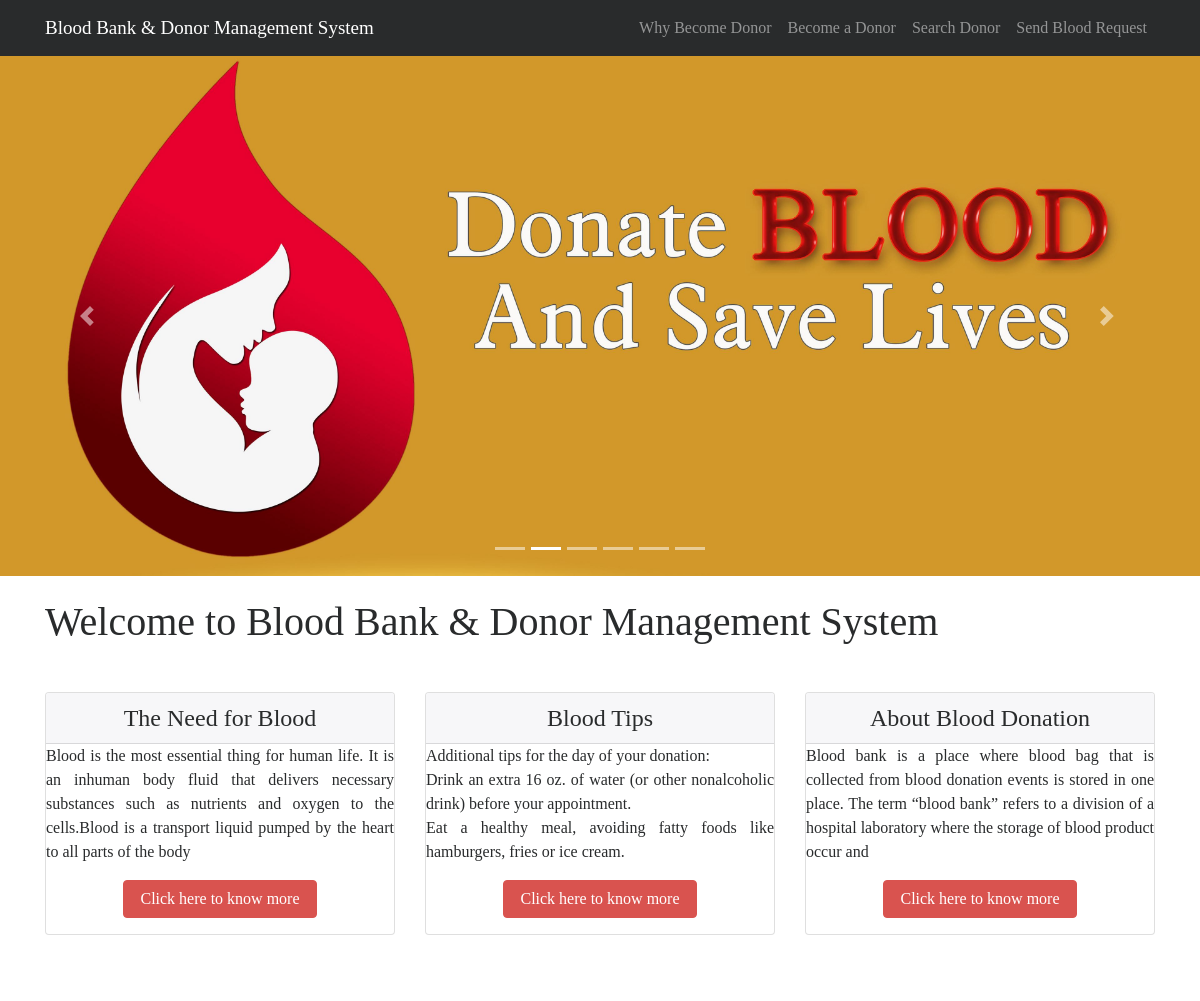
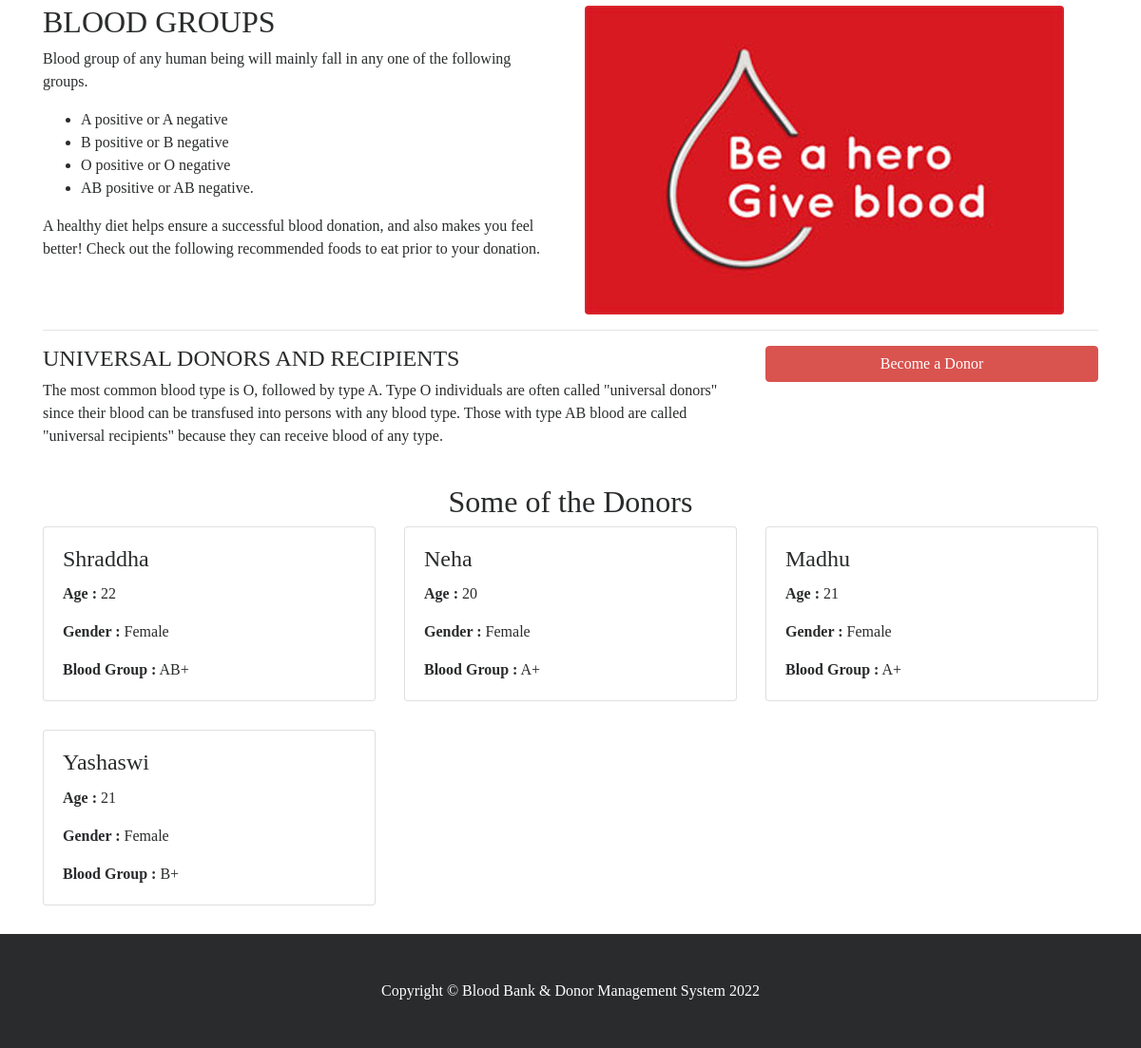
/bbdms/index.php, run on the app's committed database (2 pictures, top to bottom).
### tables this page shows
CREATE TABLE `tblblooddonars` (
  `id` int(11) NOT NULL,
  `FullName` varchar(100) DEFAULT NULL,
  `MobileNumber` char(11) DEFAULT NULL,
  `EmailId` varchar(100) DEFAULT NULL,
  `Gender` varchar(20) DEFAULT NULL,
  `Age` int(11) DEFAULT NULL,
  `BloodGroup` varchar(20) DEFAULT NULL,
  `Address` varchar(255) DEFAULT NULL,
  `PostingDate` timestamp NOT NULL DEFAULT current_timestamp(),
  `status` int(1) DEFAULT NULL
);

### bbdms/index.php (the view, shortened to what this page needs)
<?php
include('includes/config.php');
?>
<!DOCTYPE html>
<html lang="en">
<head>
    <link href="vendor/bootstrap/css/bootstrap.min.css" rel="stylesheet">
    <link href="vendor/font-awesome/css/font-awesome.min.css" rel="stylesheet" type="text/css">
    <link href="css/modern-business.css" rel="stylesheet">
</head>
<body style=" font-family: 'Times New Roman', Times, serif; font-size:16px">
<?php include('includes/header.php');?>
<?php include('includes/slider.php');?>
    <div class="container">
        <h1 class="my-4">Welcome to Blood Bank & Donor Management System</h1><br>
        <div class="row">
            <div class="col-lg-4 mb-4">
                <div class="card">
                    <h4 class="card-header"><center>The Need for Blood</center></h4>
                        <p class="card-text" style="text-align:justify">Blood is the most essential thing for human life. It is an inhuman body fluid that delivers necessary substances such as nutrients and oxygen to the cells.Blood is a transport liquid pumped by the heart to all parts of the body<center><a style="text-decoration: none;" class="btn btn-danger" href="impblood.php">Click here to know more</a></center></p>
                </div>
            </div>
            <div class="col-lg-4 mb-4">
                <div class="card">
                    <h4 class="card-header"><center>Blood Tips</center></h4>
                        <p class="card-text" style="text-align:justify">Additional tips for the day of your donation:
<br>
Drink an extra 16 oz. of water (or other nonalcoholic drink) before your appointment.<br>
Eat a healthy meal, avoiding fatty foods like hamburgers, fries or ice cream.<center><a style="text-decoration: none;" class="btn btn-danger" href="bloodtips.php">Click here to know more</a></center></p>
                </div>
            </div>
            <div class="col-lg-4 mb-4">
                <div class="card">
                    <h4 class="card-header"><center>About Blood Donation</center></h4>
                        <p class="card-text" style="text-align:justify" >Blood bank is a place where blood bag that is collected from blood donation events is stored in one place. The term “blood bank” refers to a division of a hospital laboratory where the storage of blood product occur and <center><a style="text-decoration: none;" class="btn btn-danger" href="aboutus.php">Click here to know more</a></center></p>
                </div>
            </div>
        </div><br><br>
        <div class="row">
            <div class="col-lg-6">
                <h2>BLOOD GROUPS</h2>
          <p>
              Blood group of any human being will mainly fall in any one of the following groups.</p>
                <ul>
<li>A positive or A negative</li>
<li>B positive or B negative</li>
<li>O positive or O negative</li>
<li>AB positive or AB negative.</li>
                </ul>
                <p>A healthy diet helps ensure a successful blood donation, and also makes you feel better! Check out the following recommended foods to eat prior to your donation.</p>
            </div>
            <div class="col-lg-6">
                <img class="img-fluid rounded" src="images/blood-donor (1).jpg" alt="">
            </div>
        </div>
        <hr>
        <div class="row mb-4">
            <div class="col-md-8">
            <h4>UNIVERSAL DONORS AND RECIPIENTS</h4>
                <p>
The most common blood type is O, followed by type A.
Type O individuals are often called "universal donors" since their blood can be transfused into persons with any blood type. Those with type AB blood are called "universal recipients" because they can receive blood of any type.</p>
            </div>
            <div class="col-md-4">
                <a class="btn btn-danger btn-secondary btn-block" href="become-donar.php">Become a Donor</a>
            </div>
        </div>
<h2><center>Some of the Donors</center></h2>
<div class="row">
           <?php
$status=1;
$sql = "SELECT * from tblblooddonars where status=:status order by rand() limit 6";
$query = $dbh -> prepare($sql);
$query->bindParam(':status',$status,PDO::PARAM_STR);
$query->execute();
$results=$query->fetchAll(PDO::FETCH_OBJ);
if($query->rowCount() > 0)
{
foreach($results as $result)
{ ?>
    <div class="col-lg-4 col-sm-6 portfolio-item">
        <div class="card h-100">
            <div class="card-block">
                <h4 class="card-title"><?php echo htmlentities($result->FullName);?></h4>
                <p class="card-text"><b>  Age :</b> <?php echo htmlentities($result->Age);?></p>
<p class="card-text"><b>  Gender :</b> <?php echo htmlentities($result->Gender);?></p>
<p class="card-text"><b>Blood Group :</b> <?php echo htmlentities($result->BloodGroup);?></p>
            </div>
        </div>
    </div>
    <?php }} ?>
</div>
    </div>
  <?php include('includes/footer.php');?>
</body>
</html>

### bbdms/includes/header.php (shortened to what this page needs)
<nav class="navbar fixed-top navbar-toggleable-md navbar-inverse bg-inverse">
    <div class="container">
        <a class="navbar-brand" href="index.php" style=" font-family: 'Times New Roman', Times, serif; font-size:19px">Blood Bank & Donor Management System</a>
        <div class="collapse navbar-collapse" id="navbarExample">
            <ul class="navbar-nav ml-auto" style=" font-family: 'Times New Roman', Times, serif; font-size:16px">
                <li class="nav-item">
                    <a class="nav-link" href="whydonor.php">Why Become Donor</a>
                </li>
                <li class="nav-item">
                    <a class="nav-link" href="become-donar.php">Become a Donor</a>
                </li>
                 <li class="nav-item">
                    <a class="nav-link" href="search-donor.php">Search Donor</a>
                </li>
                <li class="nav-item">
                    <a class="nav-link" href="contact.php">Send Blood Request</a>
                </li>
            </ul>
        </div>
    </div>
</nav>

### bbdms/includes/slider.php (shortened to what this page needs)
<header>
       <div id="carouselExampleIndicators" class="carousel slide" data-ride="carousel" data-interval="2000">
           <ol class="carousel-indicators">
               <li data-target="#carouselExampleIndicators" data-slide-to="0" class="active"></li>
               <li data-target="#carouselExampleIndicators" data-slide-to="1"></li>
               <li data-target="#carouselExampleIndicators" data-slide-to="2"></li>
               <li data-target="#carouselExampleIndicators" data-slide-to="3"></li>
               <li data-target="#carouselExampleIndicators" data-slide-to="4"></li>
               <li data-target="#carouselExampleIndicators" data-slide-to="5"></li>
           </ol>
           <div class="carousel-inner"  role="listbox">
               <div class="carousel-item" style="background-image: url('images/banner1.jpg')">
                   <div class="carousel-caption d-none d-md-block">
                   </div>
               </div>
           </div>
           <a class="carousel-control-prev" href="#carouselExampleIndicators" role="button" data-slide="prev">
               <span class="carousel-control-prev-icon" aria-hidden="true"></span>
           </a>
           <a class="carousel-control-next" href="#carouselExampleIndicators" role="button" data-slide="next">
               <span class="carousel-control-next-icon" aria-hidden="true"></span>
           </a>
       </div>
   </header>

### bbdms/includes/footer.php
<footer class="py-5 bg-inverse">
      <div class="container">
          <p class="m-0 text-center text-white">Copyright &copy; Blood Bank & Donor Management System 2022</p>
      </div>
  </footer>

### bbdms/css/modern-business.css (style rules this page uses)
body { padding-top: 54px; }
@media (min-width: 992px) { body { padding-top: 56px; } }
.carousel-item { height: 65vh; min-height: 300px; background: no-repeat center center scroll; -webkit-background-size: cover; -moz-background-size: cover; -o-background-size: cover; background-size: cover; }
.portfolio-item { margin-bottom: 30px; }

### bbdms/index.php (style rules this page uses)
.carousel-item.active, .carousel-item-next, .carousel-item-prev { display: block; }

### data on the page
tblblooddonars: FullName "Shraddha", Age "22", Gender "Female", BloodGroup "AB+"
tblblooddonars: FullName "Neha", Age "20", Gender "Female", BloodGroup "A+"
tblblooddonars: FullName "Madhu", Age "21", Gender "Female", BloodGroup "A+"
tblblooddonars: FullName "Yashaswi", Age "21", Gender "Female", BloodGroup "B+"
